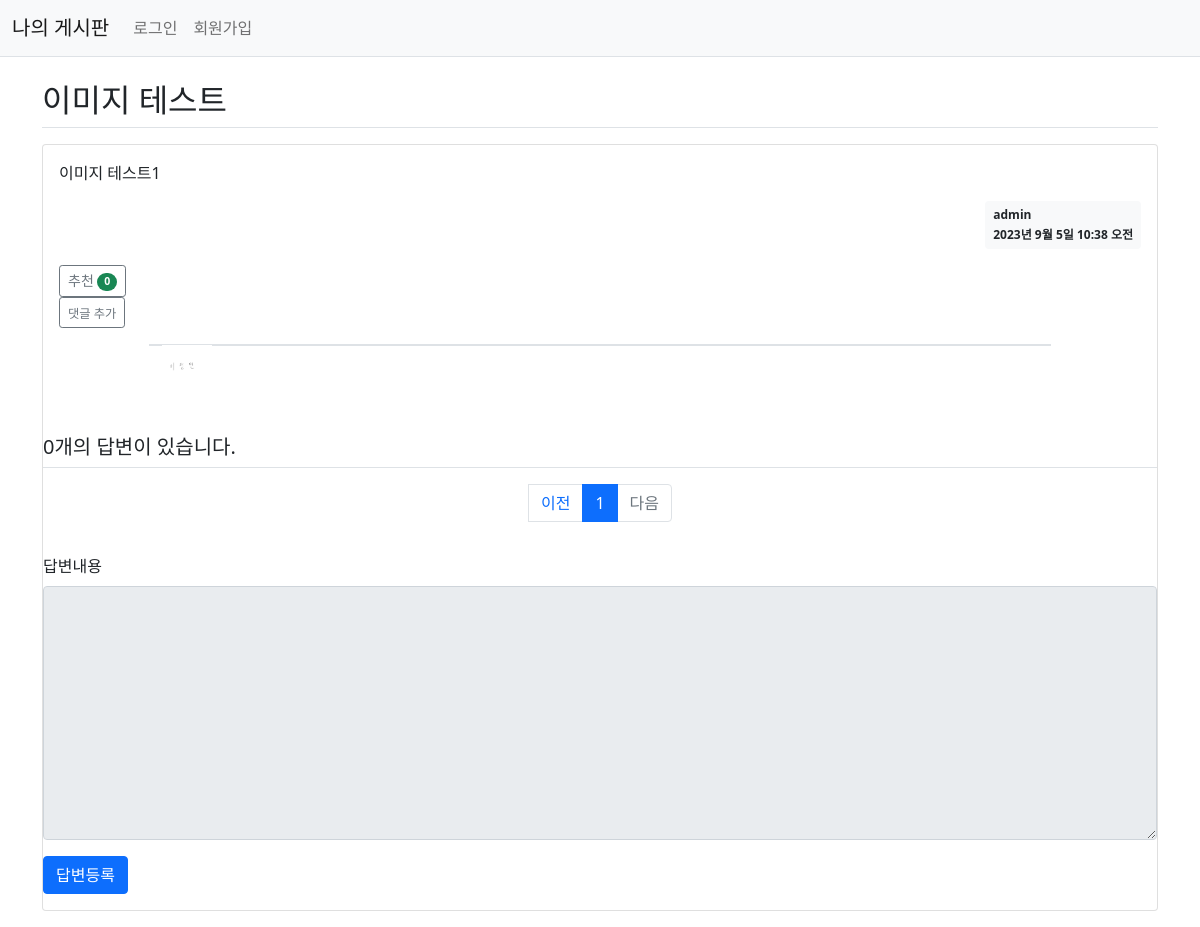
Screenshot of /main/question/detail/4/ with the database file from the repository.
### main/models.py (models this page shows, shortened)
class Question(models.Model):
    category = models.ForeignKey(Category, on_delete=models.CASCADE, related_name='category_question')
    author = models.ForeignKey(User, on_delete=models.CASCADE, related_name='author_question')
    subject = models.CharField(max_length=200)
    content = models.TextField()
    create_date = models.DateTimeField()
    modify_date = models.DateTimeField(null=True, blank=True)
    voter = models.ManyToManyField(User)  # 추천인 추가
    imgfile = models.ImageField(null=True, upload_to="", blank=True) # 이미지 추가

### main/views/base_views.py (the view)
# urls.py: path('question/detail/<int:question_id>/', base_views.detail, name='detail'),
def detail(request, question_id):
    question = get_object_or_404(Question, pk=question_id)
    page = request.GET.get('page','1') #시작지점
    answer_list=Answer.objects.filter(question=question).order_by('-create_date')
    paginator = Paginator(answer_list, 3)
    page_obj = paginator.get_page(page)
    context = {'question':question,'answer_list':page_obj,'page':page}
    return render(request, 'main/question_detail.html', context)

### main/templatetags/main_filter.py (called while the page is built)
@register.filter
def mark(value):
    extensions = ["nl2br", "fenced_code"]
    return mark_safe(markdown.markdown(value, extensions=extensions))

### templates/main/question_detail.html (shortened to what this page needs)
{% extends 'base.html' %}
{% load main_filter %}
{% block content %}
<div class="container my-3">
    <h2 class="border-bottom py-2">{{ question.subject }}</h2>
    <div class="card my-3">
        <div class="card-body">
            <div class="card-text">{{ question.content|mark }}</div>
            <div class="d-flex justify-content-end">
                <div class="badge bg-light text-dark p-2 text-start">
                    <div class="mb-2">{{ question.author.username }}</div>
                    <div>{{ question.create_date }}</div>
                </div>
            </div>
            <div class="my-3">
                <a href="javascript:void(0)" data-uri="{% url 'main:question_vote' question.id  %}"
                    class="recommend btn btn-sm btn-outline-secondary"> 추천
                    <span class="badge rounded-pill bg-success">{{question.voter.count}}</span>
                </a>
                <br>
                <div>
                    <a href="{% url 'main:comment_create_question' question.id %}"
                    class="btn btn-sm btn-outline-secondary"><small>댓글 추가</small></a>
                </div>
            </div>
            {% if question.imgfile %}
            <div class="container border col-10">
                <div style="width:50px; height:50px; float:left; margin-right:10px;">
                    <img src="{{ question.imgfile.url }}" width="50px">
                </div>
            {% endif %}
        </div>
    </div>
    <h5 class="border-bottom my-3 py-2">{{question.answer_set.count}}개의 답변이 있습니다.</h5>
        <ul class='pagination justify-content-center'>
            {% if answer_list.has_previous %}
                <li class='page-item'>
                <a class='page-link' href='?page={{ answer_list.previous_page_number }}'>이전</a>
                </li>
            {% else %}
                <li class='page-item-disabled'>
                <a class='page-link' tabindex='-1' aria-disabled='true' href='#'>이전</a>
                </li>
            {% endif %}
            {% for page_number in answer_list.paginator.page_range %}
            {% if page_number >= answer_list.number|add:-5 and page_number <= answer_list.number|add:5 %}
                {% if page_number == answer_list.number %}
                <li class='page-item active' aria-current='page'>
                    <a class='page-link' href='?page={{ page_number }}'>{{ page_number }}</a>
                </li>
                {% else %}
                <li class='page-item'>
                    <a class='page-link' href='?page={{ page_number }}'>{{ page_number }}</a>
                </li>
                {% endif%}
            {% endif %}
            {% endfor %}
            {% if answer_list.has_next %}
            <li class='page-item'>
                <a class='page-link' href='?page={{ answer_list.next_page_number }}'>다음</a>
            </li>
            {% else %}
            <li class='page-item disabled'>
                <a class='page-link' tabindex='-1' aria-disabled='true' href='#'>다음</a>
            </li>
            {% endif %}
        </ul>
    <form action="{% url 'main:answer_create' question.id %}" method="post" class="my-3">
        <div class="mb-3">
            <label for="content" class="form-label">답변내용</label>
            <textarea {% if not user.is_authenticated %}disabled{% endif %}
                      name="content" id="content" class="form-control" rows="10"></textarea>
        </div>
        <input type="submit" value="답변등록" class="btn btn-primary">
    </form>
</div>
{% endblock %}

### rows the page displays
Question: subject "이미지 테스트", content|mark "이미지 테스트1", author.username "admin", create_date "2023년 9월 5일 10:38 오전", voter.count "0", imgfile (picture), answer_set.count "0"

### other values shown
{{ page_number }} "1"
